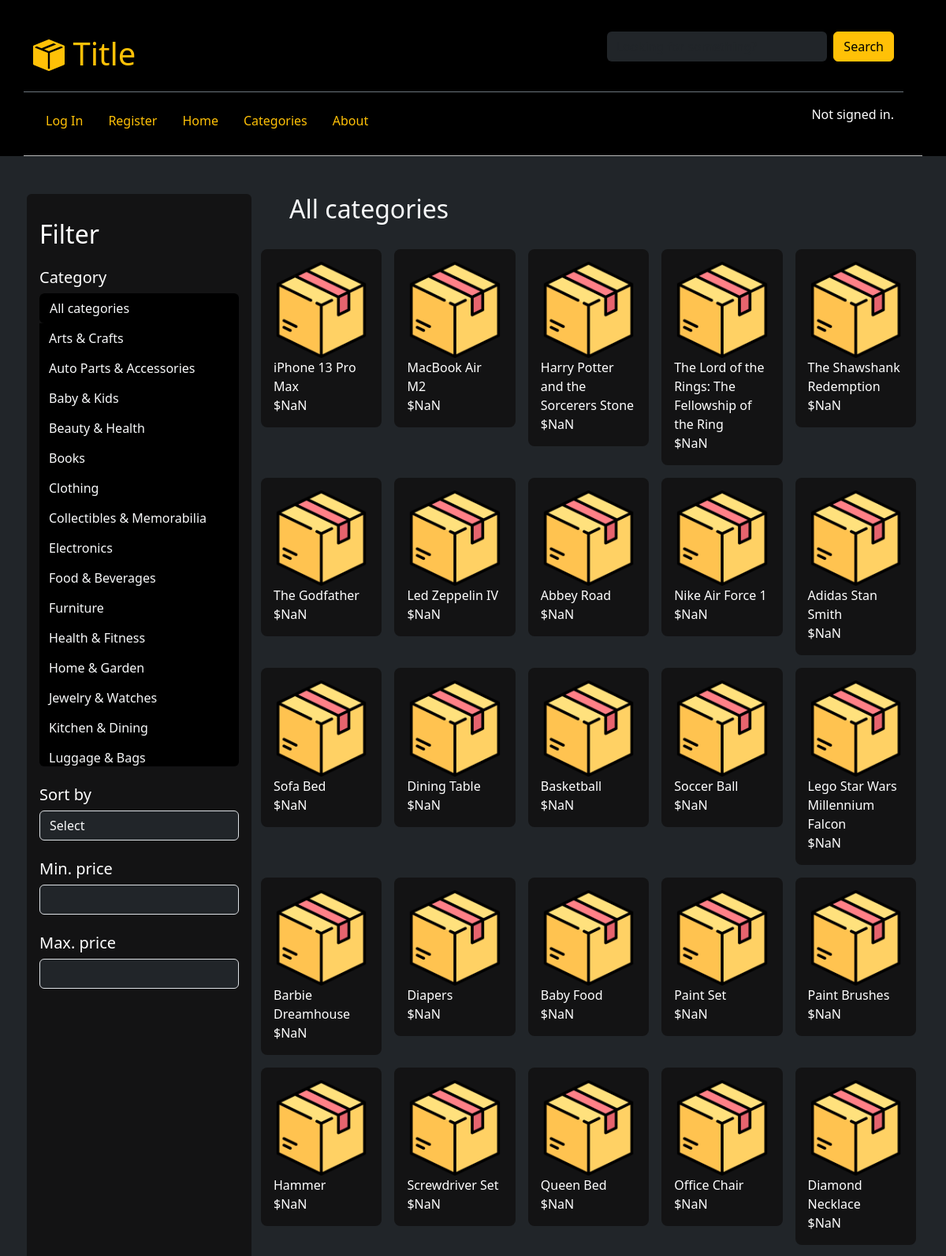
Screenshot of /categories-filter/0/ (upper part) with the database file from the repository.
### delivery/models.py (models this page shows, shortened)
class Category(models.Model):
    id = models.AutoField(primary_key=True)
    name = models.CharField(max_length=255)
    class Meta:
        db_table = "category"
        verbose_name_plural = "categories"

class Product(models.Model):
    id = models.AutoField(primary_key=True)
    name = models.CharField(max_length=255)
    description = models.TextField(blank=True)
    category = models.ForeignKey(Category, default=24, on_delete=models.SET_DEFAULT)
    price = models.DecimalField(max_digits=10, decimal_places=2)
    stock = models.PositiveIntegerField()
    owner = models.ForeignKey(AuthUser, on_delete=models.CASCADE)
    class Meta:
        db_table = "product"

### delivery/views.py (the view)
# urls.py: path("categories-filter/<int:category_id>/", views.categories_filter, name="categories_filter"),
def categories_filter(request, category_id):
    if category_id != 0:
        chosen_category = Category.objects.get(pk=category_id)
        products = Product.objects.filter(category_id=chosen_category.id)
    else:
        chosen_category = {'name': "All categories"}
        products = Product.objects.all()
    context = get_layout_context(request)
    context.update({"products": products, "chosen_category": chosen_category, 'products_len': len(products)})
    return render(request, "categories-filter.html", context)

### delivery/views.py (called while the page is built)
def get_layout_context(request):
    try:
        type = UserInfo.objects.get(user_id=request.user.id).type
    except:
        type = None
    categories = Category.objects.all().order_by('name')
    context = {'type': type, 'categories': categories}
    return context

### delivery/templates/categories-filter.html (shortened to what this page needs)
{% extends "layout.html" %}
{% load static %}
{% block body %}
<div class="container d-flex justify-content-start text-light p-0">
    <div class="glass p-2 rounded product-section col-4 col-lg-3 ms-1" id="filter-sidebar">
        <div class="py-4 px-2">
            <h2 class="mb-4">Filter</h2>
            <h5>Category</h5>
            <div class="navbar-nav navbar-nav-scroll btn-group p-0 mb-4" id="category-scroll">
                <a href="{% url 'categories_filter' category_id=0 %}" class="btn bg-black text-light text-start">
                    All categories
                </a>
                {% for category in categories %}
                        <a href="{% url 'categories_filter' category_id=category.id %}" class="btn bg-black text-light text-start" id="{{ categorie.name }}">
                            {{ category.name }}
                        </a>
                {% endfor %}
            </div>
            <h5>Sort by</h5>
            <select id="sort-by" class="form-control bg-dark text-light mb-4">
                <option value="none" selected disabled>Select</option>
            </select>
            <h5>Min. price</h5>
            <input type="number" id="min-price" class="form-control bg-dark text-light mb-4" onchange="filterMinPrice('min')" onkeyup="filterMinPrice('min')">
            <h5>Max. price</h5>
            <input type="number" id="max-price" class="form-control bg-dark text-light" onchange="filterMinPrice('max')" onkeyup="filterMinPrice('max')">
        </div>
    </div>
    <div class="d-flex flex-column col-8 col-lg-9">
        <div class="text-light w-100 ms-5 mb-0">
            <h2>{{ chosen_category.name }}</h2>
        </div>
        {% if products_len == 0 %}
            <h4 class="text-secondary">There are no products in this category.</h4>
        {% else %}
        <div class="d-flex row row-cols-2 row-cols-md-3 row-cols-lg-5 p-3" id="product-list">
                {% for product in products %}
                <div class="p-2">
                    <a href="{% url 'product' product_id=product.id %}" class="d-flex flex-column rounded-3 link-underline link-underline-opacity-0 product-section glass p-3" name="product">
                        <img src="{% static 'icon.png' %}" alt="">
                        <div name="product-name" class="product-name">{{ product.name }}</div>
                        <div name="product-price">{{ product.price }}</div>
                    </a>
                </div>
                {% endfor %}
        </div>
        {% endif %}
    </div>
</div>
{% endblock %}

### delivery/static/style.css (style rules this page uses)
*, h1, h3 { color: white; }
.product-section { background-color: rgb(19, 19, 20); }

### rows the page displays
Category: name "Arts & Crafts"
Category: name "Auto Parts & Accessories"
Category: name "Baby & Kids"
Category: name "Beauty & Health"
Category: name "Books"
Category: name "Clothing"
Category: name "Collectibles & Memorabilia"
Category: name "Electronics"
Category: name "Food & Beverages"
Category: name "Furniture"
Category: name "Health & Fitness"
Category: name "Home & Garden"
Category: name "Jewelry & Watches"
Category: name "Kitchen & Dining"
Category: name "Luggage & Bags"
Product: name "iPhone 13 Pro Max"
Product: name "MacBook Air M2"
Product: name "Harry Potter and the Sorcerers Stone"
Product: name "The Lord of the Rings: The Fellowship of the Ring"
Product: name "The Shawshank Redemption"
Product: name "The Godfather"
Product: name "Led Zeppelin IV"
Product: name "Abbey Road"
Product: name "Nike Air Force 1"
Product: name "Adidas Stan Smith"
Product: name "Sofa Bed"
Product: name "Dining Table"
Product: name "Basketball"
Product: name "Soccer Ball"
Product: name "Lego Star Wars Millennium Falcon"
Product: name "Barbie Dreamhouse"
Product: name "Diapers"
Product: name "Baby Food"
Product: name "Paint Set"
Product: name "Paint Brushes"
Product: name "Hammer"
Product: name "Screwdriver Set"
Product: name "Queen Bed"
Product: name "Office Chair"
Product: name "Diamond Necklace"

### other values shown
{{ chosen_category.name }} "All categories"
